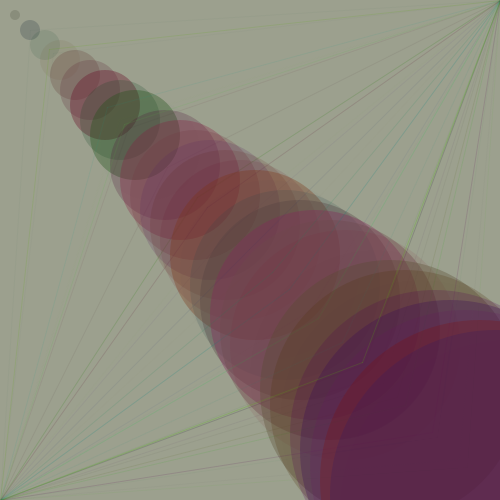
Frame 1 (no input)
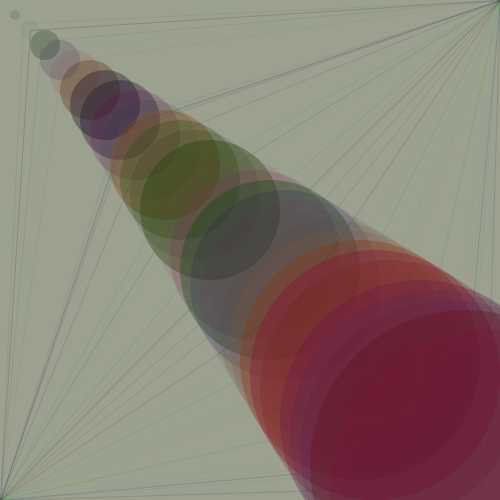
Frame 60 (the mouse pressed at the canvas centre just before this capture)
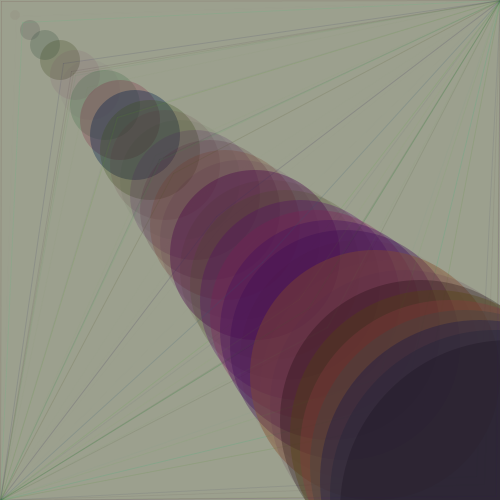
Frame 120 (the mouse held since frame 60 and released just before this capture)

The Processing sketch that drew these frames (run headless with seeded random() and noise(); from frame 60 on, the mouse is pressed at the canvas centre):

// Processing sketch: processing_99268
// ── processing_99268.pde

void setup()

{
  size(500,500);
}

void draw()
{
  background(156,160,142);
  for (int i=0;i<500;i=i+10)
  {
   boopBoop(i,i);
    }
}

void boopBoop(int x, int y)
{
   if (x<350)
    {
    float a=random(140);
    float b=random(80);
    float c=random(100);
    float opacity=random(100);
    noStroke();
    fill(a,b,c,opacity);
    ellipse(x/2+x,y/2+y,x,y);
    
    float f=random(100);
    float d=random(200);
    float e=random(140);
    float opacity1=random(50);
    
    float g=random(500);
    
    stroke(f,d,e,opacity1);
    line(0,500,g,g);
    line(500,0,g,g);
    frameRate(15);
    }
}
